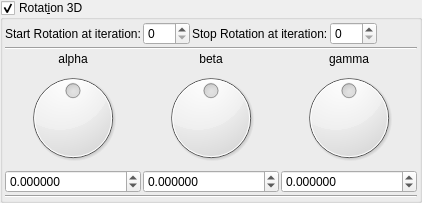
    <widget class="MyGroupBox" name="groupCheck_transf_function_enabledR_false">
     <property name="toolTip">
      <string/>
     </property>
     <property name="title">
      <string>Rotat&amp;ion 3D</string>
     </property>
     <property name="checkable">
      <bool>true</bool>
     </property>
     <layout class="QVBoxLayout" name="verticalLayout_31" stretch="0,0,0">
      <property name="spacing">
       <number>2</number>
      </property>
      <property name="leftMargin">
       <number>2</number>
      </property>
      <property name="topMargin">
       <number>2</number>
      </property>
      <property name="rightMargin">
       <number>2</number>
      </property>
      <property name="bottomMargin">
       <number>2</number>
      </property>
      <item>
       <layout class="QGridLayout" name="gridLayout_67">
        <property name="spacing">
         <number>2</number>
        </property>
        <item row="1" column="0">
         <layout class="QGridLayout" name="gridLayout_66">
          <property name="spacing">
           <number>2</number>
          </property>
          <item row="0" column="3">
           <widget class="MySpinBox" name="spinboxInt_transf_stop_iterations_R">
            <property name="sizePolicy">
             <sizepolicy hsizetype="Minimum" vsizetype="Maximum">
              <horstretch>0</horstretch>
              <verstretch>0</verstretch>
             </sizepolicy>
            </property>
            <property name="maximum">
             <number>250</number>
            </property>
           </widget>
          </item>
          <item row="0" column="2">
           <widget class="QLabel" name="label_248">
            <property name="text">
             <string>Stop Rotation at iteration:</string>
            </property>
           </widget>
          </item>
          <item row="0" column="0">
           <widget class="QLabel" name="label_249">
            <property name="text">
             <string>Start Rotation at iteration:</string>
            </property>
           </widget>
          </item>
          <item row="0" column="1">
           <widget class="MySpinBox" name="spinboxInt_transf_start_iterations_R">
            <property name="sizePolicy">
             <sizepolicy hsizetype="Minimum" vsizetype="Maximum">
              <horstretch>0</horstretch>
              <verstretch>0</verstretch>
             </sizepolicy>
            </property>
            <property name="maximum">
             <number>250</number>
            </property>
           </widget>
          </item>
          <item row="0" column="5">
           <spacer name="horizontalSpacer_36">
            <property name="orientation">
             <enum>Qt::Horizontal</enum>
            </property>
            <property name="sizeHint" stdset="0">
             <size>
              <width>40</width>
              <height>20</height>
             </size>
            </property>
           </spacer>
          </item>
         </layout>
        </item>
       </layout>
      </item>
      <item>
       <layout class="QGridLayout" name="gridLayout_10">
        <property name="spacing">
         <number>2</number>
        </property>
        <item row="2" column="2">
         <widget class="QLabel" name="label_36">
          <property name="text">
           <string notr="true">gamma</string>
          </property>
          <property name="alignment">
           <set>Qt::AlignCenter</set>
          </property>
         </widget>
        </item>
        <item row="2" column="1">
         <widget class="QLabel" name="label_34">
          <property name="text">
           <string notr="true">beta</string>
          </property>
          <property name="alignment">
           <set>Qt::AlignCenter</set>
          </property>
         </widget>
        </item>
        <item row="2" column="0">
         <widget class="QLabel" name="label_35">
          <property name="text">
           <string notr="true">alpha</string>
          </property>
          <property name="alignment">
           <set>Qt::AlignCenter</set>
          </property>
         </widget>
        </item>
        <item row="3" column="1">
         <widget class="QDial" name="dial3_transf_rotation_y">
          <property name="minimum">
           <number>-18000</number>
          </property>
          <property name="maximum">
           <number>18000</number>
          </property>
          <property name="wrapping">
           <bool>true</bool>
          </property>
         </widget>
        </item>
        <item row="3" column="2">
         <widget class="QDial" name="dial3_transf_rotation_z">
          <property name="minimum">
           <number>-18000</number>
          </property>
          <property name="maximum">
           <number>18000</number>
          </property>
          <property name="wrapping">
           <bool>true</bool>
          </property>
         </widget>
        </item>
        <item row="4" column="0">
         <widget class="MyDoubleSpinBox" name="spinboxd3_transf_rotation_x">
          <property name="sizePolicy">
           <sizepolicy hsizetype="Minimum" vsizetype="Maximum">
            <horstretch>0</horstretch>
            <verstretch>0</verstretch>
           </sizepolicy>
          </property>
          <property name="prefix">
           <string/>
          </property>
          <property name="suffix">
           <string/>
          </property>
          <property name="decimals">
           <number>6</number>
          </property>
          <property name="minimum">
           <double>-180.000000000000000</double>
          </property>
          <property name="maximum">
           <double>180.000000000000000</double>
          </property>
          <property name="singleStep">
           <double>1.000000000000000</double>
          </property>
         </widget>
        </item>
        <item row="3" column="0">
         <widget class="QDial" name="dial3_transf_rotation_x">
          <property name="minimum">
           <number>-18000</number>
          </property>
          <property name="maximum">
           <number>18000</number>
          </property>
          <property name="wrapping">
           <bool>true</bool>
          </property>
         </widget>
        </item>
        <item row="4" column="2">
         <widget class="MyDoubleSpinBox" name="spinboxd3_transf_rotation_z">
          <property name="sizePolicy">
           <sizepolicy hsizetype="Minimum" vsizetype="Maximum">
            <horstretch>0</horstretch>
            <verstretch>0</verstretch>
           </sizepolicy>
          </property>
          <property name="prefix">
           <string/>
          </property>
          <property name="suffix">
           <string/>
          </property>
          <property name="decimals">
           <number>6</number>
          </property>
          <property name="minimum">
           <double>-180.000000000000000</double>
          </property>
          <property name="maximum">
           <double>180.000000000000000</double>
          </property>
          <property name="singleStep">
           <double>1.000000000000000</double>
          </property>
         </widget>
        </item>
        <item row="4" column="1">
         <widget class="MyDoubleSpinBox" name="spinboxd3_transf_rotation_y">
          <property name="sizePolicy">
           <sizepolicy hsizetype="Minimum" vsizetype="Maximum">
            <horstretch>0</horstretch>
            <verstretch>0</verstretch>
           </sizepolicy>
          </property>
          <property name="prefix">
           <string/>
          </property>
          <property name="suffix">
           <string/>
          </property>
          <property name="decimals">
           <number>6</number>
          </property>
          <property name="minimum">
           <double>-180.000000000000000</double>
          </property>
          <property name="maximum">
           <double>180.000000000000000</double>
          </property>
          <property name="singleStep">
           <double>1.000000000000000</double>
          </property>
         </widget>
        </item>
        <item row="0" column="0" colspan="3">
         <widget class="Line" name="line_4">
          <property name="orientation">
           <enum>Qt::Horizontal</enum>
          </property>
         </widget>
        </item>
       </layout>
      </item>
      <item>
       <widget class="Line" name="line_60">
        <property name="orientation">
         <enum>Qt::Horizontal</enum>
        </property>
       </widget>
      </item>
     </layout>
    </widget>
